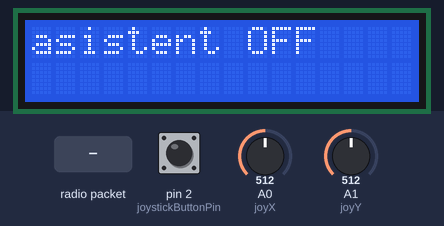
A sketch run on a simulated Arduino Uno, built with avr-gcc and run on an emulated ATmega328P. On the bench: 16×2 character LCD. The inputs (shaded band) are chosen by the test bench; at power-on: pin 2 (joystickButtonPin) HIGH, A0 (joyX) = 512, A1 (joyY) = 512. No radio packets arrive unless stated; what the sketch prints to the serial monitor is not drawn.

Above: at 1.2 s.
1.3 s: radio packet "1" arrives
At 1.7 s:
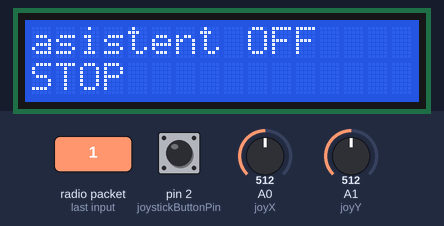
2.8 s: pin 2 (joystickButtonPin) pulled LOW for 0.15 s
At 4.0 s:
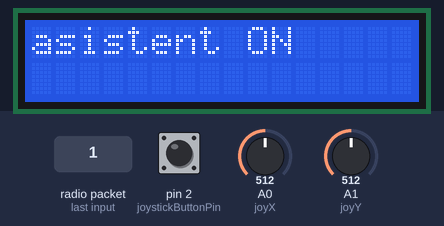
4.4 s: radio packet "2" arrives
At 5.4 s:
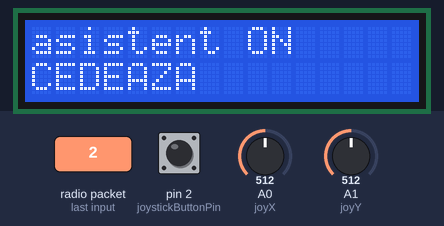
5.9 s: radio packet "3" arrives
At 6.6 s:
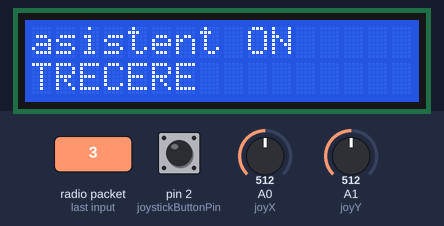
7.4 s: radio packet "4" arrives
At 7.8 s:
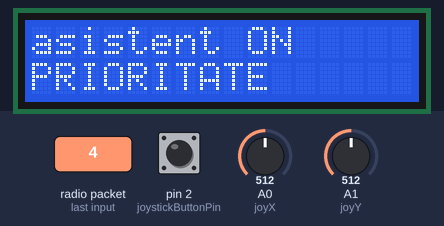
8.9 s: radio packet "1" arrives
At 9.9 s:
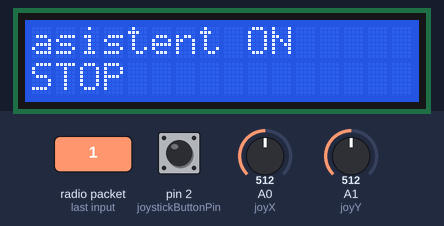
Timing chart, 0 to 11.4 s (numbered marks = the images above; inputs shaded):
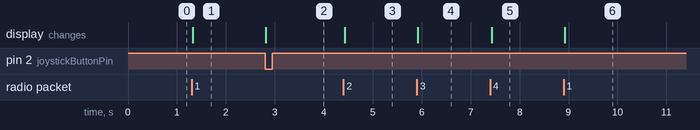

Measured:
- after the input at 1.3 s, the display: changes at once (image 1)
- after the input at 2.8 s, the display: changes at once (image 2)
- after the input at 4.4 s, the display: changes at once (image 3)
- after the input at 5.9 s, the display: changes at once (image 4)
- after the input at 7.4 s, the display: changes at once (image 5)
- after the input at 8.9 s, the display: changes at once (image 6)

The sketch:

test-telecomanda.ino
```cpp
#include <SPI.h>
#include <nRF24L01.h>
#include <RF24.h>
#include <LiquidCrystal_I2C.h>

LiquidCrystal_I2C lcd(0x27, 16, 2); // 16 caractere, 2 rânduri

RF24 radioTx(7, 8); // transmitator
const byte addressTx[6] = "00001";

RF24 radioRx(4, 5); // receptor
const byte addressRx[6] = "00002";

int joyX = A0;
int joyY = A1;

volatile bool asistentActiv = false;
volatile bool stareSchimbata = false;
volatile unsigned long ultimaApasare = 0;

const int joystickButtonPin = 2;
const unsigned long debounceInterval = 200;

int xValue;
int yValue;

int dir[3];

void setup() {
  Serial.begin(9600);

  radioTx.begin();
  radioTx.openWritingPipe(addressTx);
  radioTx.setPALevel(RF24_PA_MIN);
  radioTx.stopListening();

  radioRx.begin();
  radioRx.openReadingPipe(0, addressRx);
  radioRx.setPALevel(RF24_PA_MIN);
  radioRx.startListening();

  lcd.init();
  lcd.backlight();

  pinMode(joystickButtonPin, INPUT_PULLUP);

  attachInterrupt(digitalPinToInterrupt(joystickButtonPin), schimbaStareAsistent, FALLING);

  lcd.setCursor(0, 0);
  lcd.print("asistent OFF");
}

void loop() {

    if (stareSchimbata) {
    lcd.clear();
    lcd.setCursor(0, 0);

    if (asistentActiv) {
      lcd.print("asistent ON");
    } else {
      lcd.print("asistent OFF");
    }
    stareSchimbata = false;
  }

  xValue = analogRead(joyX);
  yValue = analogRead(joyY);
  xValue = map(xValue, 0, 1023, -512, 512);
  yValue = map(yValue, 0, 1023, -512, 512);

  dir[0] = xValue;
  dir[1] = yValue;
  dir[2] = asistentActiv;

  radioTx.write(&dir, sizeof(dir));

    if (radioRx.available()) {
    char mesajPrimit[32] = {0};
    radioRx.read(&mesajPrimit, sizeof(mesajPrimit));

    lcd.setCursor(0, 1);
    lcd.print("                ");
    lcd.setCursor(0, 1);

    char cod = mesajPrimit[0];

    Serial.println(cod);

    if (cod == ' ')
      lcd.print("             ");
    else if (cod == '1') {
      lcd.print("STOP");
    } else if (cod == '2') {
      lcd.print("CEDEAZA");
    } else if (cod == '3') {
      lcd.print("TRECERE");
    } else if (cod == '4') {
      lcd.print("PRIORITATE");
    } else {
      lcd.print(mesajPrimit);
      Serial.println(mesajPrimit);
    }
  }

}

void schimbaStareAsistent() {
  unsigned long timpulCurent = millis();
  if (timpulCurent - ultimaApasare > debounceInterval) {
    asistentActiv = !asistentActiv;
    stareSchimbata = true;
    ultimaApasare = timpulCurent;
  }
}
```
